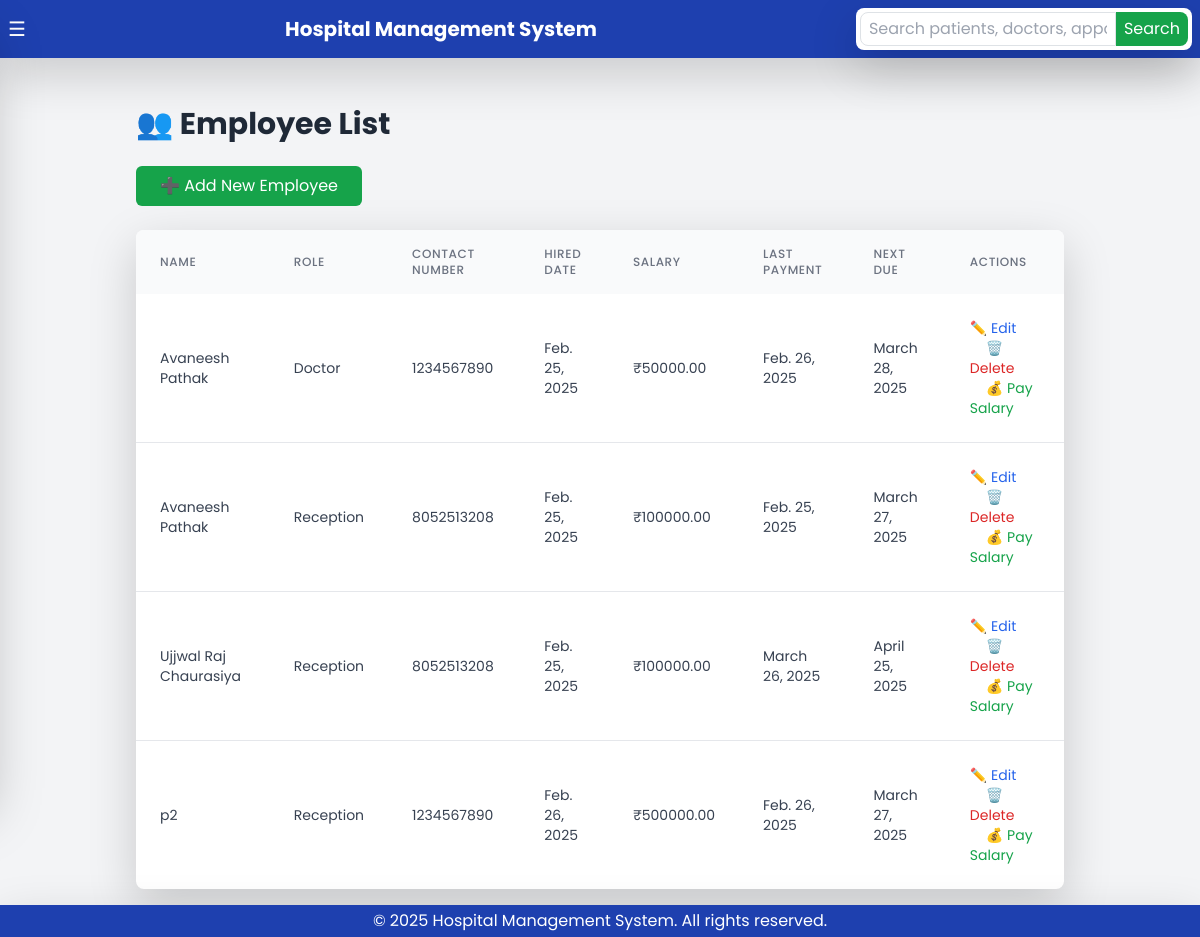
Page /employees/ (signed in) on the earlier database version.
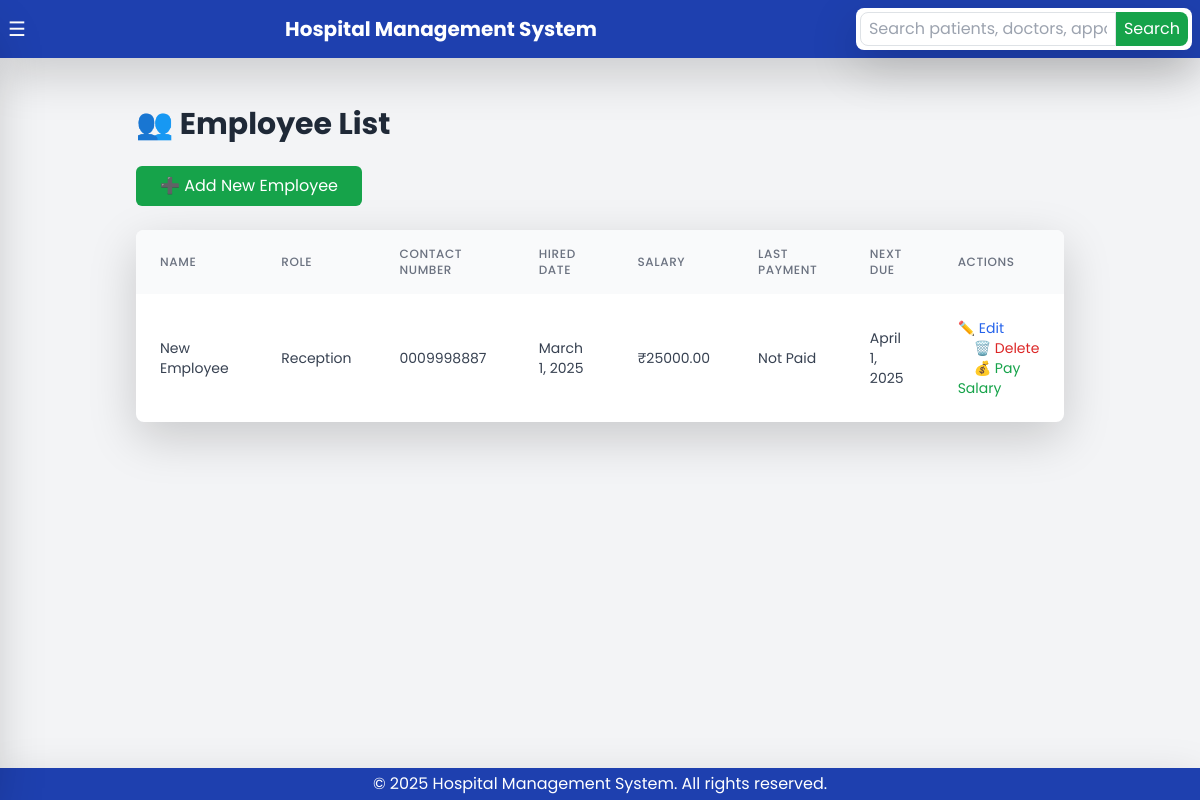
Same page on the later database version.
### hms/models.py (models this page shows, shortened)
class Employee(models.Model):
    user = models.OneToOneField(CustomUser, on_delete=models.CASCADE)
    role = models.CharField(max_length=100)  # Example: Nurse, Receptionist, Admin
    contact_number = models.CharField(max_length=15)
    hired_date = models.DateField(default=now)
    salary = models.DecimalField(max_digits=10, decimal_places=2, default=0.00)  # Monthly salary
    last_payment_date = models.DateField(null=True, blank=True)  # Date when last salary was paid
    next_due_date = models.DateField(null=True, blank=True)  # Next due date for salary payment

class CustomUser(AbstractUser):
    GENDER_CHOICES = (
        ('male', 'Male'),
        ('female', 'Female'),
        ('other', 'Other'),
    )
    full_name = models.CharField(max_length=255, blank=True, null=True)
    contact_number = models.CharField(max_length=15, blank=True, null=True)
    address = models.TextField(blank=True, null=True)
    gender = models.CharField(max_length=10, choices=GENDER_CHOICES, blank=True, null=True)
    groups = models.ManyToManyField(Group, related_name="customuser_groups", blank=True)
    user_permissions = models.ManyToManyField(Permission, related_name="customuser_permissions", blank=True)

### hms/views.py (the view)
# urls.py: path('employees/', employee_list, name='employee_list'),
@login_required
def employee_list(request):
    employees = Employee.objects.all()
    return render(request, 'hms/employee_list.html', {'employees': employees})

### hms/templates/hms/employee_list.html
{% extends 'hms/base.html' %}
{% block content %}
<div class="container mx-auto p-6">
    <h2 class="text-3xl font-bold text-gray-800 mb-6">👥 Employee List</h2>
    <a href="{% url 'add_employee' %}"
       class="inline-block bg-green-600 text-white px-6 py-2 rounded-md hover:bg-green-700 transition duration-300 mb-6">
       ➕ Add New Employee
    </a>
    <div class="overflow-x-auto bg-white rounded-lg shadow-lg">
        <table class="min-w-full border-collapse">
            <thead class="bg-gray-50">
                <tr>
                    <th class="px-6 py-3 text-left text-xs font-medium text-gray-500 uppercase tracking-wider">Name</th>
                    <th class="px-6 py-3 text-left text-xs font-medium text-gray-500 uppercase tracking-wider">Role</th>
                    <th class="px-6 py-3 text-left text-xs font-medium text-gray-500 uppercase tracking-wider">Contact Number</th>
                    <th class="px-6 py-3 text-left text-xs font-medium text-gray-500 uppercase tracking-wider">Hired Date</th>
                    <th class="px-6 py-3 text-left text-xs font-medium text-gray-500 uppercase tracking-wider">Salary</th>
                    <th class="px-6 py-3 text-left text-xs font-medium text-gray-500 uppercase tracking-wider">Last Payment</th>
                    <th class="px-6 py-3 text-left text-xs font-medium text-gray-500 uppercase tracking-wider">Next Due</th>
                    <th class="px-6 py-3 text-left text-xs font-medium text-gray-500 uppercase tracking-wider">Actions</th>
                </tr>
            </thead>
            <tbody class="divide-y divide-gray-200">
                {% for employee in employees %}
                <tr class="hover:bg-gray-50 transition duration-200">
                    <td class="px-6 py-4 text-sm text-gray-700">{{ employee.user.full_name }}</td>
                    <td class="px-6 py-4 text-sm text-gray-700">{{ employee.role }}</td>
                    <td class="px-6 py-4 text-sm text-gray-700">{{ employee.contact_number }}</td>
                    <td class="px-6 py-4 text-sm text-gray-700">{{ employee.hired_date }}</td>
                    <td class="px-6 py-4 text-sm text-gray-700">₹{{ employee.salary }}</td>
                    <td class="px-6 py-4 text-sm text-gray-700">{{ employee.last_payment_date|default:"Not Paid" }}</td>
                    <td class="px-6 py-4 text-sm text-gray-700">{{ employee.next_due_date|default:"N/A" }}</td>
                    <td class="px-6 py-4 text-sm">
                        <a href="{% url 'edit_employee' employee.pk %}"
                           class="text-blue-600 hover:text-blue-800">✏️ Edit</a>
                        <a href="{% url 'delete_employee' employee.pk %}"
                           class="text-red-600 hover:text-red-800 ml-4">🗑️ Delete</a>
                        <a href="{% url 'pay_salary' employee.pk %}"
                           class="text-green-600 hover:text-green-800 ml-4">💰 Pay Salary</a>
                    </td>
                </tr>
                {% empty %}
                <tr>
                    <td colspan="8" class="px-6 py-4 text-sm text-center text-gray-600">No employees found.</td>
                </tr>
                {% endfor %}
            </tbody>
        </table>
    </div>
</div>
{% endblock %}

Differences in the rows shown:
removed Employee: user.full_name "Avaneesh Pathak", role "Doctor", contact_number "1234567890", hired_date "Feb. 25, 2025", salary "50000.00", last_payment_date "Feb. 26, 2025", next_due_date "March 28, 2025"
removed Employee: user.full_name "Avaneesh Pathak", role "Reception", contact_number "8052513208", hired_date "Feb. 25, 2025", salary "100000.00", last_payment_date "Feb. 25, 2025", next_due_date "March 27, 2025"
removed Employee: user.full_name "Ujjwal Raj Chaurasiya", role "Reception", contact_number "8052513208", hired_date "Feb. 25, 2025", salary "100000.00", last_payment_date "March 26, 2025", next_due_date "April 25, 2025"
removed Employee: user.full_name "p2", role "Reception", contact_number "1234567890", hired_date "Feb. 26, 2025", salary "500000.00", last_payment_date "Feb. 26, 2025", next_due_date "March 27, 2025"
added Employee: user.full_name "New Employee", role "Reception", contact_number "0009998887", hired_date "March 1, 2025", salary "25000.00", last_payment_date "Not Paid", next_due_date "April 1, 2025"
